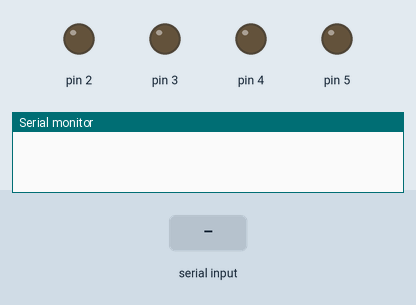
Recording of a sketch running on a simulated Arduino Uno, built with avr-gcc and run on an emulated ATmega328P. Parts: output pins drawn as LEDs (lit = HIGH), the last lines printed to the serial monitor. The inputs (shaded band) are chosen by the test bench.

Above: at 1.2 s.
1.3 s: "90,45\n" received over Serial
At 2.1 s:
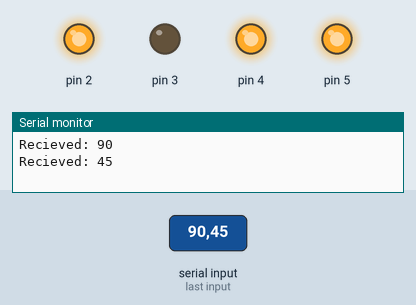
3.8 s: "30,150\n" received over Serial
At 4.2 s:
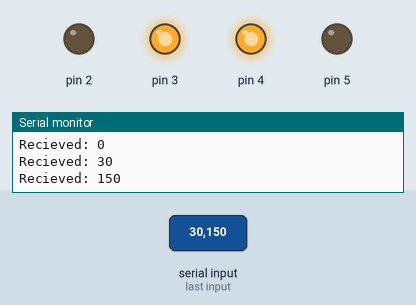
6.3 s: "5\n" received over Serial
At 7.1 s:
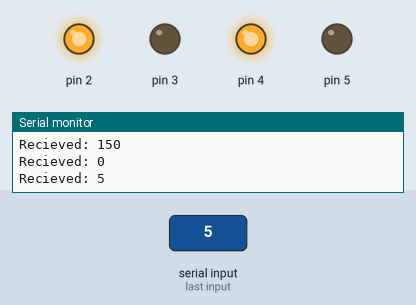
8.8 s: "200\n" received over Serial
At 9.1 s:
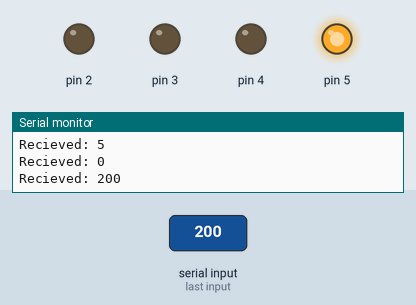
Timing chart, 0 to 11.8 s (numbered marks = the images above; inputs shaded):
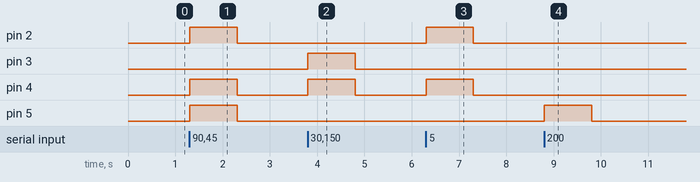

The sketch:

diode_serial.ino
```cpp
short number;
short pinState[4];

void setup() {
  // set up pins
  pinMode(2, OUTPUT);
  pinMode(3, OUTPUT);
  pinMode(4, OUTPUT);
  pinMode(5, OUTPUT);

  // set starting number
  number = 0;

  // start Serial
  Serial.begin(9600);
}

void setNumber(short number){
  // clear array
  for(short i=0; i<4; i++)
    pinState[i] = 0;
  number %= 16;
  short iter = 0;
  while(number){
    if(number%2)
      pinState[iter] = HIGH;
    else
      pinState[iter] = LOW;
    iter++;
    number /= 2;
  }
  // set diodes according to calculated data
  for(short i=0; i<4; i++)
    digitalWrite(i+2, pinState[i]);
}

void loop() {
  if(Serial.available() > 0){
      int number = Serial.parseInt();
      Serial.print("Recieved: ");
      Serial.println(number);
      setNumber(number);
  }
}
```

Measured:
- after the input at 1.3 s, pin 2, pin 4, pin 5: LOW → HIGH at once, → LOW 1.0 s later
- after the input at 3.8 s, pin 3, pin 4: LOW → HIGH at once, → LOW 1.0 s later
- after the input at 6.3 s, pin 2, pin 4: LOW → HIGH at once, → LOW 1.0 s later
- after the input at 8.8 s, pin 5: LOW → HIGH at once, → LOW 1.0 s later
